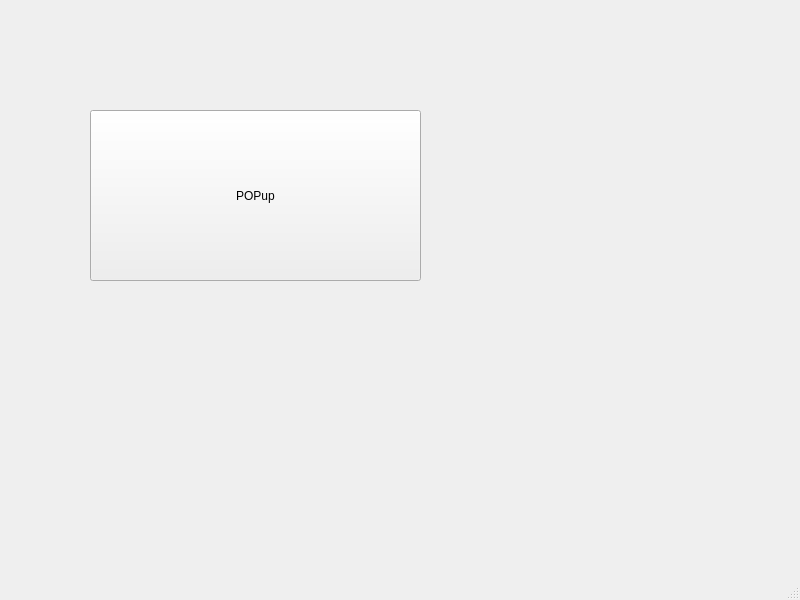
<?xml version="1.0" encoding="UTF-8"?>
<ui version="4.0">
 <class>MainWindow</class>
 <widget class="QMainWindow" name="MainWindow">
  <property name="geometry">
   <rect>
    <x>0</x>
    <y>0</y>
    <width>800</width>
    <height>600</height>
   </rect>
  </property>
  <property name="windowTitle">
   <string>MainWindow</string>
  </property>
  <widget class="QWidget" name="centralwidget">
   <widget class="QPushButton" name="pushButton">
    <property name="geometry">
     <rect>
      <x>90</x>
      <y>110</y>
      <width>331</width>
      <height>171</height>
     </rect>
    </property>
    <property name="text">
     <string>POPup</string>
    </property>
   </widget>
  </widget>
  <widget class="QMenuBar" name="menubar">
   <property name="geometry">
    <rect>
     <x>0</x>
     <y>0</y>
     <width>800</width>
     <height>22</height>
    </rect>
   </property>
  </widget>
  <widget class="QStatusBar" name="statusbar"/>
 </widget>
 <resources/>
 <connections/>
</ui>
